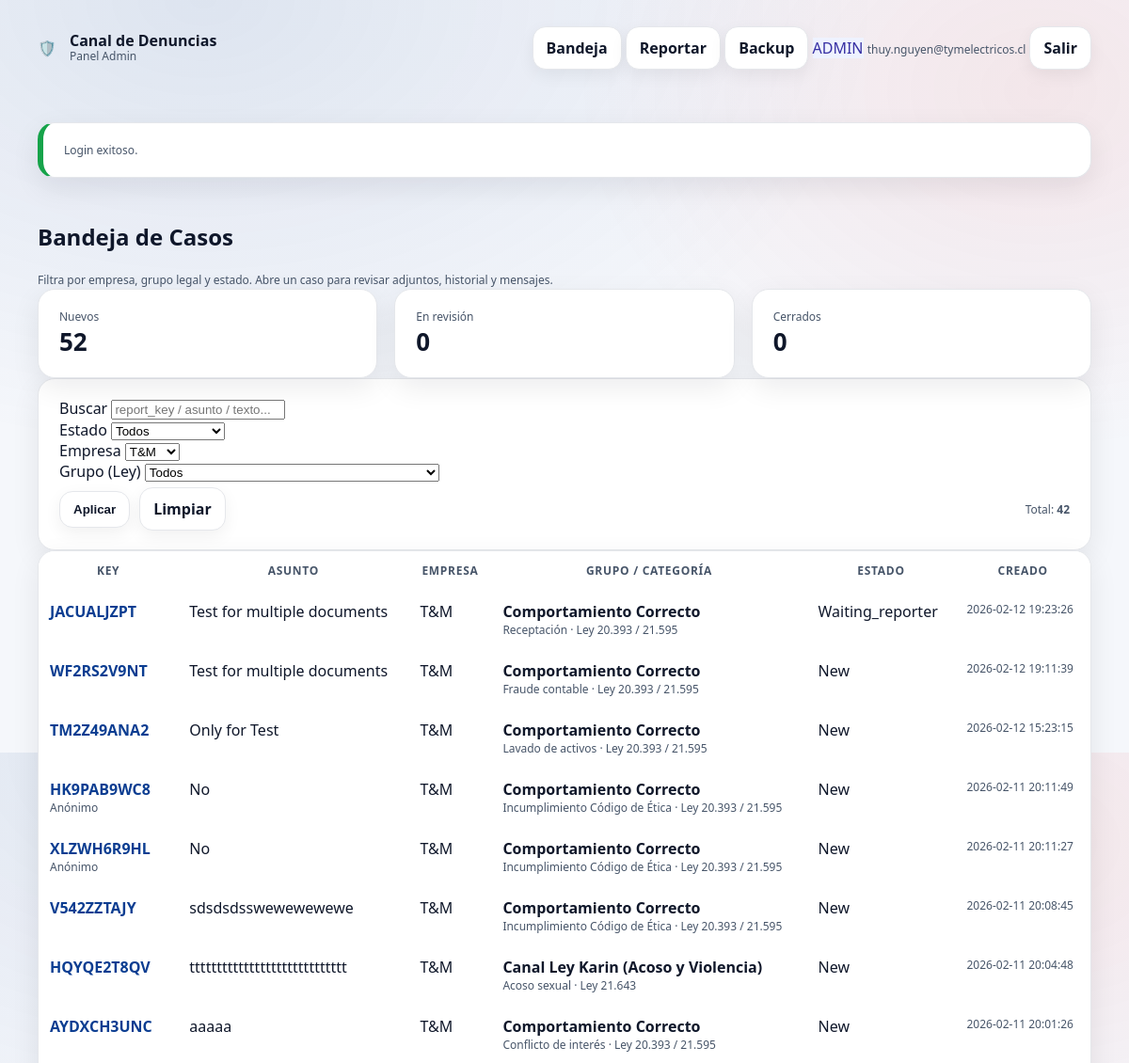
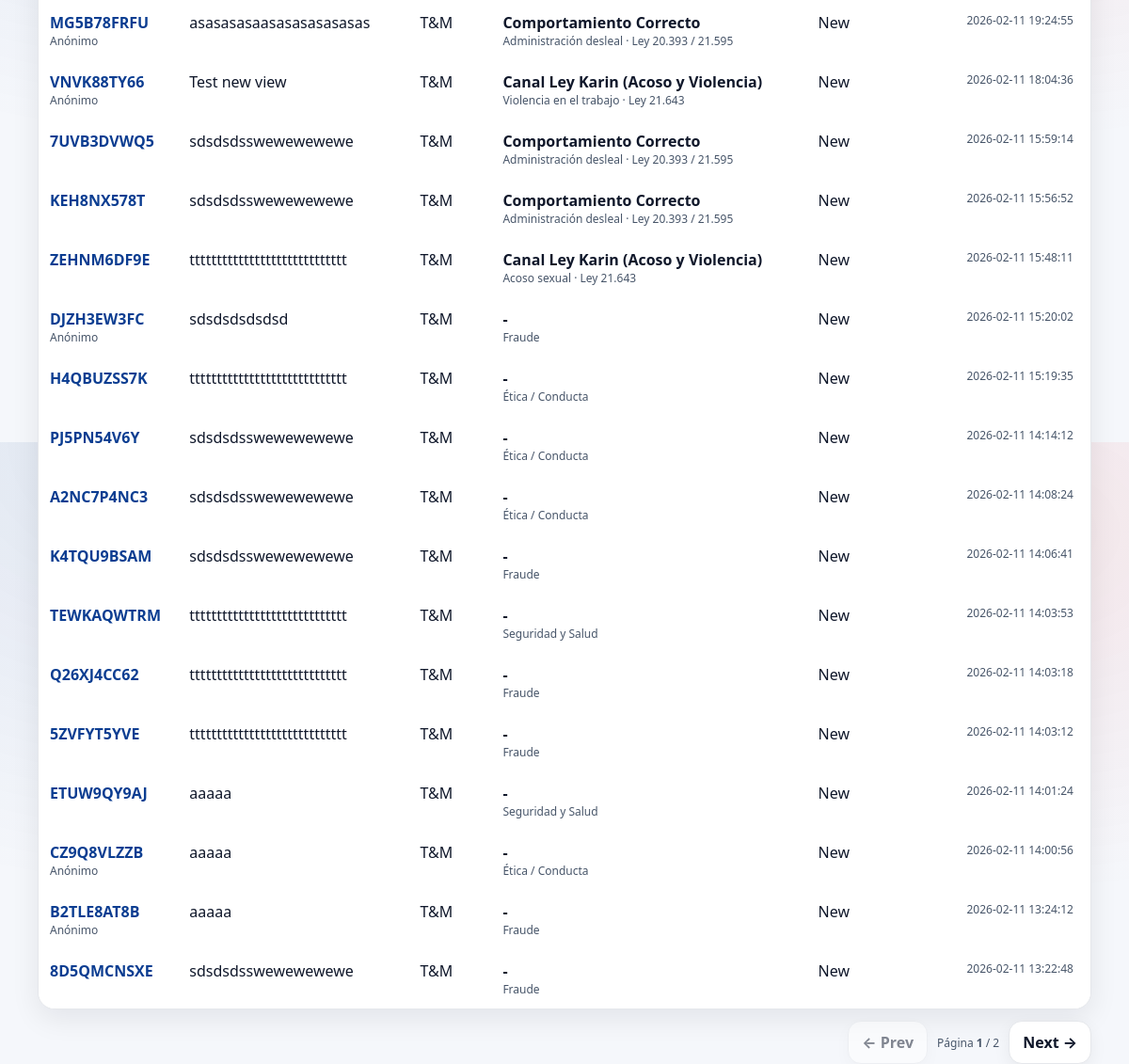
The app's page /admin/index.php?company_id=1 (signed in) with its own data (2 pictures, top to bottom).
### tables this page shows
CREATE TABLE `portal_admin_user` (
  `id` int(11) NOT NULL,
  `email` varchar(190) NOT NULL,
  `full_name` varchar(160) DEFAULT NULL,
  `role` enum('ADMIN','INVESTIGATOR','READONLY') NOT NULL DEFAULT 'INVESTIGATOR',
  `password_hash` varchar(255) NOT NULL,
  `is_active` tinyint(1) NOT NULL DEFAULT 1,
  `last_login_at` datetime DEFAULT NULL,
  `created_at` timestamp NOT NULL DEFAULT current_timestamp()
);

CREATE TABLE `portal_report` (
  `id` bigint(20) NOT NULL,
  `company_id` int(11) NOT NULL,
  `category_id` int(11) DEFAULT NULL,
  `secondary_classification` varchar(255) DEFAULT NULL,
  `report_key` varchar(16) NOT NULL,
  `password_hash` varchar(255) NOT NULL,
  `is_anonymous` tinyint(1) NOT NULL DEFAULT 1,
  `reporter_name` varchar(120) DEFAULT NULL,
  `reporter_rut` varchar(20) DEFAULT NULL,
  `reporter_email` varchar(160) DEFAULT NULL,
  `reporter_cargo` varchar(120) DEFAULT NULL,
  `reporter_phone` varchar(60) DEFAULT NULL,
  `subject` varchar(200) NOT NULL,
  `description` mediumtext NOT NULL,
  `location` varchar(200) DEFAULT NULL,
  `location_type` enum('COMPANY','PROJECT','REMOTE','OTHER') DEFAULT NULL,
  `area_unit` varchar(160) DEFAULT NULL,
  `occurred_at` datetime DEFAULT NULL,
  `event_kind` enum('SINGLE','REITERATED') NOT NULL DEFAULT 'SINGLE',
  `event_period` varchar(160) DEFAULT NULL,
  `reported_to_superior` enum('YES','NO','NA') NOT NULL DEFAULT 'NA',
  `protection_requested` tinyint(1) NOT NULL DEFAULT 0,
  `protection_detail` varchar(500) DEFAULT NULL,
  `status` varchar(32) NOT NULL DEFAULT 'NEW',
  `terms_accepted` tinyint(1) NOT NULL DEFAULT 0,
  `terms_accepted_at` datetime DEFAULT NULL,
  `terms_accepted_ip` varchar(45) DEFAULT NULL,
  `terms_accepted_ua` varchar(255) DEFAULT NULL,
  `evidence_other_detail` varchar(500) DEFAULT NULL,
  `created_at` timestamp NOT NULL DEFAULT current_timestamp(),
  `updated_at` timestamp NULL DEFAULT NULL ON UPDATE current_timestamp()
);

CREATE TABLE `portal_company` (
  `id` int(11) NOT NULL,
  `name` varchar(120) NOT NULL,
  `slug` varchar(80) NOT NULL,
  `logo_path` varchar(255) DEFAULT NULL,
  `is_active` tinyint(1) NOT NULL DEFAULT 1,
  `created_at` timestamp NOT NULL DEFAULT current_timestamp()
);

CREATE TABLE `portal_category_group` (
  `id` int(11) NOT NULL,
  `company_id` int(11) NOT NULL,
  `code` varchar(40) NOT NULL,
  `name` varchar(160) NOT NULL,
  `law_ref` varchar(80) DEFAULT NULL,
  `description` text DEFAULT NULL,
  `sort_order` int(11) NOT NULL DEFAULT 0,
  `is_active` tinyint(1) NOT NULL DEFAULT 1,
  `created_at` timestamp NOT NULL DEFAULT current_timestamp()
);

CREATE TABLE `portal_category` (
  `id` int(11) NOT NULL,
  `company_id` int(11) NOT NULL,
  `group_id` int(11) DEFAULT NULL,
  `code` varchar(40) DEFAULT NULL,
  `name` varchar(120) NOT NULL,
  `is_active` tinyint(1) NOT NULL DEFAULT 1,
  `sort_order` int(11) NOT NULL DEFAULT 0,
  `created_at` timestamp NOT NULL DEFAULT current_timestamp()
);

### _bootstrap.php (called while the page is built, shortened)
<?php
function h($s): string { return htmlspecialchars((string)$s, ENT_QUOTES, 'UTF-8'); }
function base_url(): string {
  $doc = rtrim(str_replace('\\', '/', $_SERVER['DOCUMENT_ROOT'] ?? ''), '/');
  $dir = rtrim(str_replace('\\', '/', __DIR__), '/');
  if ($doc !== '' && strpos($dir, $doc) === 0) {
    $rel = substr($dir, strlen($doc));
    return $rel === '' ? '' : $rel;
  }
  return rtrim(dirname($_SERVER['SCRIPT_NAME'] ?? ''), '/\\');
}
function status_label(string $s): string {
  $s = strtolower(trim($s));
  if ($s === 'pending') return 'Pending';
  if ($s === 'in_review') return 'In review';
  if ($s === 'closed') return 'Closed';
  return ucfirst($s);
}
function get_companies(mysqli $db): array {
  $rows = [];
  $sql = "SELECT id, name, slug, logo_path FROM portal_company WHERE is_active=1 ORDER BY name";
  if ($res = $db->query($sql)) {
    while ($r = $res->fetch_assoc()) $rows[] = $r;
  }
  return $rows;
}

### admin/_admin_bootstrap.php (called while the page is built, shortened)
<?php
require_once __DIR__ . '/../_bootstrap.php';
function admin_link(string $path): string {
  return rtrim(base_url(), '/') . $path;
}
function admin_current_user(mysqli $db): ?array {
  $id = (int)($_SESSION['admin_user_id'] ?? 0);
  $sql = "SELECT id, email, full_name, role, is_active, last_login_at
          FROM portal_admin_user
          WHERE id = ? LIMIT 1";
  $st = $db->prepare($sql);
  $st->bind_param("i", $id);
  $st->execute();
  $res = $st->get_result();
  $u = $res->fetch_assoc();
  return $u;
}
function admin_require_login(mysqli $db): array {
  $u = admin_current_user($db);
  return $u;
}
function admin_is_admin(?array $u): bool {
  return $u && ($u['role'] ?? '') === 'ADMIN';
}
function admin_flash_get(): ?array {
  $f = $_SESSION['admin_flash'];
  return is_array($f) ? $f : null;
}
function admin_status_tag_class(string $status): string {
  $s = strtoupper(trim($status));
  return match ($s) {
    'NEW' => 'tag-warn',
    'PENDING' => 'tag-warn',
    'WAITING_REPORTER' => 'tag-warn',
    'IN_REVIEW' => 'tag-info',
    'RESOLVED' => 'tag-ok',
    'CLOSED' => 'tag-neutral',
    'ARCHIVED' => 'tag-neutral',
    default => 'tag-neutral',
  };
}

### admin/index.php (the view, shortened to what this page needs)
<?php
require_once __DIR__ . "/_admin_bootstrap.php";
$db = db_conn();
$admin = admin_require_login($db);
$q = trim((string)($_GET['q'] ?? ''));
$status = strtoupper(trim((string)($_GET['status'] ?? '')));
if ($status === '') $status = 'ALL';
$company_id = (int)($_GET['company_id'] ?? 0);
$group_id = (int)($_GET['group_id'] ?? 0);
$page = max(1, (int)($_GET['page'] ?? 1));
$limit = 25;
$offset = ($page - 1) * $limit;
$companies = get_companies($db);
$counts = [];
$resc = $db->query("SELECT status, COUNT(*) cnt FROM portal_report GROUP BY status");
while ($row = $resc->fetch_assoc()) $counts[strtoupper($row['status'])] = (int)$row['cnt'];
$conditions = [];
$params = [];
$types = "";
if ($company_id > 0) {
  $conditions[] = "r.company_id = ?";
  $types .= "i";
  $params[] = $company_id;
}
$where = $conditions ? ("WHERE " . implode(" AND ", $conditions)) : "";
$sqlCount = "SELECT COUNT(*) AS total
             FROM portal_report r
             JOIN portal_company c ON c.id = r.company_id
             LEFT JOIN portal_category cat ON cat.id = r.category_id
             LEFT JOIN portal_category_group g ON g.id = cat.group_id
             $where";
$stc = $db->prepare($sqlCount);
if ($types !== "") {
  $bind = [];
  $bind[] = $types;
  foreach ($params as $k => $v) $bind[] = &$params[$k];
  call_user_func_array([$stc, 'bind_param'], $bind);
}
$stc->execute();
$total = (int)($stc->get_result()->fetch_assoc()['total'] ?? 0);
$sql = "SELECT
          r.id, r.report_key, r.subject, r.status, r.is_anonymous,
          r.created_at, r.updated_at,
          c.name AS company_name,
          cat.name AS category_name,
          g.name AS group_name,
          g.law_ref AS law_ref
        FROM portal_report r
        JOIN portal_company c ON c.id = r.company_id
        LEFT JOIN portal_category cat ON cat.id = r.category_id
        LEFT JOIN portal_category_group g ON g.id = cat.group_id
        $where
        ORDER BY r.created_at DESC
        LIMIT ? OFFSET ?";
$st = $db->prepare($sql);
$types2 = $types . "ii";
$params2 = $params;
$params2[] = $limit;
$params2[] = $offset;
$bind2 = [];
$bind2[] = $types2;
foreach ($params2 as $k => $v) $bind2[] = &$params2[$k];
call_user_func_array([$st, 'bind_param'], $bind2);
$st->execute();
$rs = $st->get_result();
$rows = [];
while ($r = $rs->fetch_assoc()) $rows[] = $r;
$pages = max(1, (int)ceil($total / $limit));
require __DIR__ . "/_layout_top.php";
?>
<section class="hero" style="padding-top:26px">
  <h1>Bandeja de Casos</h1>
  <p class="small">Filtra por empresa, grupo legal y estado. Abre un caso para revisar adjuntos, historial y mensajes.</p>
</section>
<div class="grid" style="grid-template-columns: repeat(3, 1fr);">
  <div class="card">
    <div class="small">Nuevos</div>
    <div style="font-size:26px;font-weight:900"><?= (int)($counts['NEW'] ?? 0) ?></div>
  </div>
  <div class="card">
    <div class="small">En revisión</div>
    <div style="font-size:26px;font-weight:900"><?= (int)($counts['IN_REVIEW'] ?? 0) ?></div>
  </div>
  <div class="card">
    <div class="small">Cerrados</div>
    <div style="font-size:26px;font-weight:900"><?= (int)($counts['CLOSED'] ?? 0) ?></div>
  </div>
</div>
<div class="card">
  <form method="get" class="form-grid" style="grid-template-columns: 2fr 1fr 1fr 1fr; align-items:end;">
    <div>
      <label>Buscar</label>
      <input name="q" value="<?= h($q) ?>" placeholder="report_key / asunto / texto...">
    </div>
    <div>
      <label>Estado</label>
      <select name="status">
        <option value="ALL" <?= $status==='ALL'?'selected':'' ?>>Todos</option>
      </select>
    </div>
    <div>
      <label>Empresa</label>
      <select name="company_id">
        <?php foreach ($companies as $c): ?>
          <option value="<?= (int)$c['id'] ?>" <?= $company_id===(int)$c['id']?'selected':'' ?>>
            <?= h($c['name']) ?>
          </option>
        <?php endforeach; ?>
      </select>
    </div>
    <div>
      <label>Grupo (Ley)</label>
      <select name="group_id">
        <option value="0" <?= $group_id===0?'selected':'' ?>>Todos</option>
      </select>
    </div>
    <div style="grid-column:1/-1;display:flex;gap:10px;align-items:center;margin-top:6px">
      <button class="btn" type="submit">Aplicar</button>
      <a class="btn btn-ghost" href="<?= admin_link('/admin/index.php') ?>">Limpiar</a>
      <div class="small" style="margin-left:auto">
        Total: <strong><?= (int)$total ?></strong>
      </div>
    </div>
  </form>
</div>
<div class="card" style="padding:0; overflow:auto">
  <table class="table">
    <thead>
      <tr>
        <th>Key</th>
        <th>Asunto</th>
        <th>Empresa</th>
        <th>Grupo / Categoría</th>
        <th>Estado</th>
        <th>Creado</th>
      </tr>
    </thead>
    <tbody>
      <?php foreach ($rows as $r): ?>
        <tr>
          <td>
            <a href="<?= admin_link('/admin/report_view.php?id='.(int)$r['id']) ?>" style="font-weight:800">
              <?= h($r['report_key']) ?>
            </a>
            <?php if ((int)$r['is_anonymous'] === 1): ?>
              <div class="small">Anónimo</div>
            <?php endif; ?>
          </td>
          <td><?= h($r['subject']) ?></td>
          <td><?= h($r['company_name']) ?></td>
          <td>
            <div style="font-weight:700"><?= h($r['group_name'] ?? '-') ?></div>
            <div class="small">
              <?= h($r['category_name'] ?? '-') ?>
              <?php if (!empty($r['law_ref'])): ?>
                · <?= h($r['law_ref']) ?>
              <?php endif; ?>
            </div>
          </td>
          <td>
            <span class="tag <?= h(admin_status_tag_class((string)$r['status'])) ?>">
              <?= h(status_label((string)$r['status'])) ?>
            </span>
          </td>
          <td class="small"><?= h($r['created_at']) ?></td>
        </tr>
      <?php endforeach; ?>
    </tbody>
  </table>
</div>
<div style="display:flex;gap:10px;justify-content:flex-end;align-items:center;margin-top:12px">
  <?php
    $base = '/admin/index.php?'.http_build_query([
      'q'=>$q,'status'=>$status,'company_id'=>$company_id,'group_id'=>$group_id
    ]);
  ?>
  <a class="btn btn-ghost" href="<?= admin_link($base.'&page='.max(1,$page-1)) ?>" <?= $page<=1?'style="pointer-events:none;opacity:.5"':'' ?>>
    ← Prev
  </a>
  <div class="small">Página <strong><?= (int)$page ?></strong> / <?= (int)$pages ?></div>
  <a class="btn btn-ghost" href="<?= admin_link($base.'&page='.min($pages,$page+1)) ?>" <?= $page>=$pages?'style="pointer-events:none;opacity:.5"':'' ?>>
    Next →
  </a>
</div>
<?php require __DIR__ . "/_layout_bottom.php"; ?>

### admin/_layout_top.php (shortened to what this page needs)
<?php
$admin = $admin ?? null;
$flash = admin_flash_get();
?>
<!doctype html>
<html lang="es">
<head>
  <link rel="stylesheet" href="<?= base_url() ?>/assets/css/portal.css">
  <link rel="stylesheet" href="<?= base_url() ?>/assets/css/admin.css">
</head>
<body>
<header class="topbar">
  <div class="container" style="display:flex;align-items:center;justify-content:space-between;gap:16px">
    <div class="brand">
      <div class="logo" aria-hidden="true">🛡️</div>
      <div>
        <div style="font-weight:800;line-height:1">Canal de Denuncias</div>
        <div class="small">Panel Admin</div>
      </div>
    </div>
    <nav class="navlinks">
      <a class="btn btn-ghost" href="<?= admin_link('/admin/index.php') ?>">Bandeja</a>
      <a class="btn btn-ghost" href="<?= admin_link('/reportar.php') ?>">Reportar</a>
      <?php if ($admin): ?>
        <?php if (admin_is_admin($admin)): ?>
          <a class="btn btn-ghost" href="<?= admin_link('/admin/backup.php') ?>">Backup</a>
        <?php endif; ?>
        <span class="tag <?= h(admin_status_tag_class('IN_REVIEW')) ?>"><?= h($admin['role']) ?></span>
        <span class="small"><?= h($admin['email']) ?></span>
        <a class="btn" href="<?= admin_link('/admin/logout.php') ?>">Salir</a>
      <?php endif; ?>
    </nav>
  </div>
</header>
<main class="page">
  <div class="container">
<?php if ($flash): ?>
  <div class="card" style="border-left:6px solid <?= $flash['type']==='ok' ? '#16a34a' : '#f59e0b' ?>;">
    <div class="small"><?= h($flash['msg']) ?></div>
  </div>
<?php endif; ?>

### assets/css/portal.css (style rules this page uses)
:root { --tm-blue:#0B3D91; --tm-blue-2:#1E63D6; --tm-red:#D71920; --bg:#f5f7fb; --card:#ffffff; --text:#0f172a; --muted:#475569; --line:#e5e7eb; --shadow: 0 10px 30px rgba(2,6,23,.08); --shadow-sm: 0 6px 18px rgba(2,6,23,.06); --primary: var(--tm-blue); --primary-weak: rgba(11,61,145,.10); --danger: var(--tm-red); --success:#16a34a; --radius:18px; }
* { box-sizing:border-box }
html,body { height:100% }
body { margin:0; font-family: ui-sans-serif, system-ui, -apple-system, Segoe UI, Roboto, Helvetica, Arial, "Apple Color Emoji","Segoe UI Emoji"; color:var(--text); background: radial-gradient(1200px 800px at 18% 0%, rgba(11,61,145,.10), transparent 60%), radial-gradient(900px 700px at 92% 12%, rgba(215,25,32,.08), transparent 55%), var(--bg); }
a { color:var(--primary); text-decoration:none }
.container { width:min(1120px, calc(100% - 48px)); margin:28px auto 56px; }
.brand { display:flex; align-items:center; gap:14px; min-width:260px; }
.grid { display:grid; grid-template-columns: 1.3fr .9fr; gap:18px; }
.card { background: var(--card); border:1px solid var(--line); border-radius: var(--radius); box-shadow: var(--shadow); padding:20px 22px; }
.hero p { margin:0; color:var(--muted); line-height:1.6; }
.small { font-size:12px; color:var(--muted) }
.btn { padding:11px 14px; border-radius: 14px; border:1px solid var(--line); background:#fff; color:var(--text); font-weight:700; cursor:pointer; box-shadow: var(--shadow-sm); transition: transform .12s ease, box-shadow .12s ease, border-color .12s ease, background .12s ease; display:inline-flex; align-items:center; justify-content:center; }

### assets/css/admin.css (style rules this page uses)
.table { width: 100%; border-collapse: collapse; background: #fff; }
.table th, .table td { padding: 12px 12px; border-top: 1px solid var(--border); vertical-align: top; }
.table thead th { border-top: none; color: var(--muted); font-size: 12px; text-transform: uppercase; letter-spacing: .06em; }
.tag-info { background: #eef2ff; border-color: #e0e7ff; color: #3730a3; }

### records on screen
portal_admin_user: role "ADMIN", email "thuy.nguyen@tymelectricos.cl"
portal_report: report_key "JACUALJZPT", subject "Test for multiple documents", company.name "T&M", portal_category_group.name "Comportamiento Correcto", category.name "Receptación", portal_category_group.law_ref "Ley 20.393 / 21.595", status "Waiting_reporter", created_at "2026-02-12 19:23:26"
portal_report: report_key "WF2RS2V9NT", subject "Test for multiple documents", company.name "T&M", portal_category_group.name "Comportamiento Correcto", category.name "Fraude contable", portal_category_group.law_ref "Ley 20.393 / 21.595", status "New", created_at "2026-02-12 19:11:39"
portal_report: report_key "TM2Z49ANA2", subject "Only for Test", company.name "T&M", portal_category_group.name "Comportamiento Correcto", category.name "Lavado de activos", portal_category_group.law_ref "Ley 20.393 / 21.595", status "New", created_at "2026-02-12 15:23:15"
portal_report: report_key "HK9PAB9WC8", is_anonymous "Anónimo", subject "No", company.name "T&M", portal_category_group.name "Comportamiento Correcto", category.name "Incumplimiento Código de Ética", portal_category_group.law_ref "Ley 20.393 / 21.595", status "New", created_at "2026-02-11 20:11:49"
portal_report: report_key "XLZWH6R9HL", is_anonymous "Anónimo", subject "No", company.name "T&M", portal_category_group.name "Comportamiento Correcto", category.name "Incumplimiento Código de Ética", portal_category_group.law_ref "Ley 20.393 / 21.595", status "New", created_at "2026-02-11 20:11:27"
portal_report: report_key "V542ZZTAJY", subject "sdsdsdsswewewewewe", company.name "T&M", portal_category_group.name "Comportamiento Correcto", category.name "Incumplimiento Código de Ética", portal_category_group.law_ref "Ley 20.393 / 21.595", status "New", created_at "2026-02-11 20:08:45"
portal_report: report_key "HQYQE2T8QV", subject "ttttttttttttttttttttttttttttt", company.name "T&M", portal_category_group.name "Canal Ley Karin (Acoso y Violencia)", category.name "Acoso sexual", portal_category_group.law_ref "Ley 21.643", status "New", created_at "2026-02-11 20:04:48"
portal_report: report_key "AYDXCH3UNC", subject "aaaaa", company.name "T&M", portal_category_group.name "Comportamiento Correcto", category.name "Conflicto de interés", portal_category_group.law_ref "Ley 20.393 / 21.595", status "New", created_at "2026-02-11 20:01:26"
portal_report: report_key "MG5B78FRFU", is_anonymous "Anónimo", subject "asasasasaasasasasasasas", company.name "T&M", portal_category_group.name "Comportamiento Correcto", category.name "Administración desleal", portal_category_group.law_ref "Ley 20.393 / 21.595", status "New", created_at "2026-02-11 19:24:55"
portal_report: report_key "VNVK88TY66", is_anonymous "Anónimo", subject "Test new view", company.name "T&M", portal_category_group.name "Canal Ley Karin (Acoso y Violencia)", category.name "Violencia en el trabajo", portal_category_group.law_ref "Ley 21.643", status "New", created_at "2026-02-11 18:04:36"
portal_report: report_key "7UVB3DVWQ5", subject "sdsdsdsswewewewewe", company.name "T&M", portal_category_group.name "Comportamiento Correcto", category.name "Administración desleal", portal_category_group.law_ref "Ley 20.393 / 21.595", status "New", created_at "2026-02-11 15:59:14"
portal_report: report_key "KEH8NX578T", subject "sdsdsdsswewewewewe", company.name "T&M", portal_category_group.name "Comportamiento Correcto", category.name "Administración desleal", portal_category_group.law_ref "Ley 20.393 / 21.595", status "New", created_at "2026-02-11 15:56:52"
portal_report: report_key "ZEHNM6DF9E", subject "ttttttttttttttttttttttttttttt", company.name "T&M", portal_category_group.name "Canal Ley Karin (Acoso y Violencia)", category.name "Acoso sexual", portal_category_group.law_ref "Ley 21.643", status "New", created_at "2026-02-11 15:48:11"
portal_report: report_key "DJZH3EW3FC", is_anonymous "Anónimo", subject "sdsdsdsdsdsd", company.name "T&M", group_name "-", category.name "Fraude", status "New", created_at "2026-02-11 15:20:02"
portal_report: report_key "H4QBUZSS7K", subject "ttttttttttttttttttttttttttttt", company.name "T&M", group_name "-", category.name "Ética / Conducta", status "New", created_at "2026-02-11 15:19:35"
portal_report: report_key "PJ5PN54V6Y", subject "sdsdsdsswewewewewe", company.name "T&M", group_name "-", category.name "Ética / Conducta", status "New", created_at "2026-02-11 14:14:12"
portal_report: report_key "A2NC7P4NC3", subject "sdsdsdsswewewewewe", company.name "T&M", group_name "-", category.name "Ética / Conducta", status "New", created_at "2026-02-11 14:08:24"
portal_report: report_key "K4TQU9BSAM", subject "sdsdsdsswewewewewe", company.name "T&M", group_name "-", category.name "Fraude", status "New", created_at "2026-02-11 14:06:41"
portal_report: report_key "TEWKAQWTRM", subject "ttttttttttttttttttttttttttttt", company.name "T&M", group_name "-", category.name "Seguridad y Salud", status "New", created_at "2026-02-11 14:03:53"
portal_report: report_key "Q26XJ4CC62", subject "ttttttttttttttttttttttttttttt", company.name "T&M", group_name "-", category.name "Fraude", status "New", created_at "2026-02-11 14:03:18"
portal_report: report_key "5ZVFYT5YVE", subject "ttttttttttttttttttttttttttttt", company.name "T&M", group_name "-", category.name "Fraude", status "New", created_at "2026-02-11 14:03:12"
portal_report: report_key "ETUW9QY9AJ", subject "aaaaa", company.name "T&M", group_name "-", category.name "Seguridad y Salud", status "New", created_at "2026-02-11 14:01:24"
portal_report: report_key "CZ9Q8VLZZB", is_anonymous "Anónimo", subject "aaaaa", company.name "T&M", group_name "-", category.name "Ética / Conducta", status "New", created_at "2026-02-11 14:00:56"
portal_report: report_key "B2TLE8AT8B", is_anonymous "Anónimo", subject "aaaaa", company.name "T&M", group_name "-", category.name "Fraude", status "New", created_at "2026-02-11 13:24:12"
portal_report: report_key "8D5QMCNSXE", subject "sdsdsdsswewewewewe", company.name "T&M", group_name "-", category.name "Fraude", status "New", created_at "2026-02-11 13:22:48"

### other values on screen
$flash['msg'] "Login exitoso."
$counts['NEW'] "52"
$counts['IN_REVIEW'] "0"
$counts['CLOSED'] "0"
$total "42"
$page "1"
$pages "2"
form field company_id "T&M"
